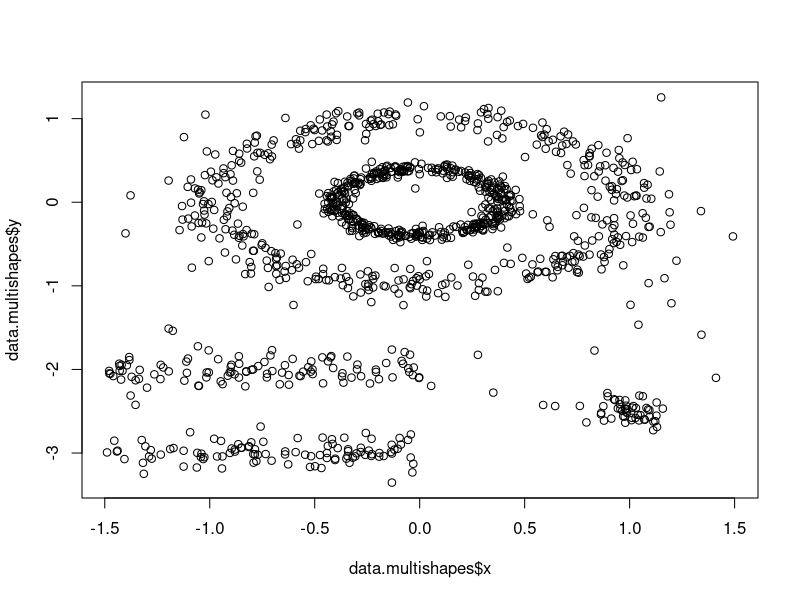
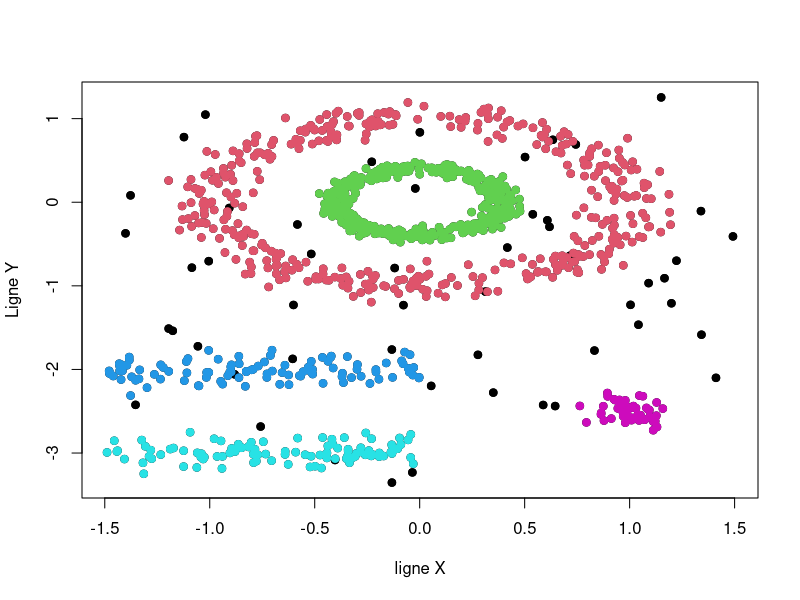
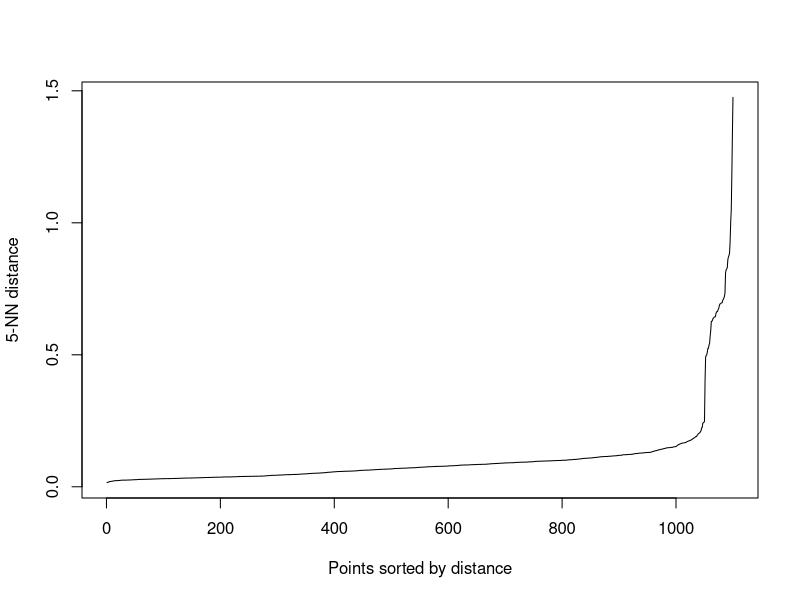

Generate these figures, in order, with R:
# Title     : TODO
# Objective : TODO
# Created by: AYOUB
# Created on: 13/12/2020

set.seed(0)

# Instalation de package
install.packages("dbscan")
library(dbscan)

# charger les données
data.multishapes <- read.table("multishapes.txt", header = TRUE)
plot(data.multishapes$x, data.multishapes$y)

# appliquer la fonction dbscan
data.dbscan <- dbscan(data.multishapes, eps = 0.15, minPts = 5)
data.dbscan

afficherCluster <- function (data, dbscan, xl, yl) {
  nb <- max(dbscan$cluster)
  plot(data$x, data$y, xlab = xl, ylab = yl)
  for (i in 0:nb) {
    clusters <- subset(data, dbscan$cluster == i)
    points(clusters$x, clusters$y, col = (i+1), pch = 19)
  }
}

afficherCluster(data.multishapes, data.dbscan, "ligne X", "Ligne Y")

# si on change epsilone plus petit on obtient plusieurs clusters
# sinon pour le minPts on si on diminue la valuer on obtient des plus de clusters

# trouver le meilleur epsilon
# corresponde à la valuer de y de coude de la courbe
# k le minPts utilisé dans dbscan
kNNdist(data.multishapes, k = 5)
kNNdistplot(data.multishapes, k = 5)
